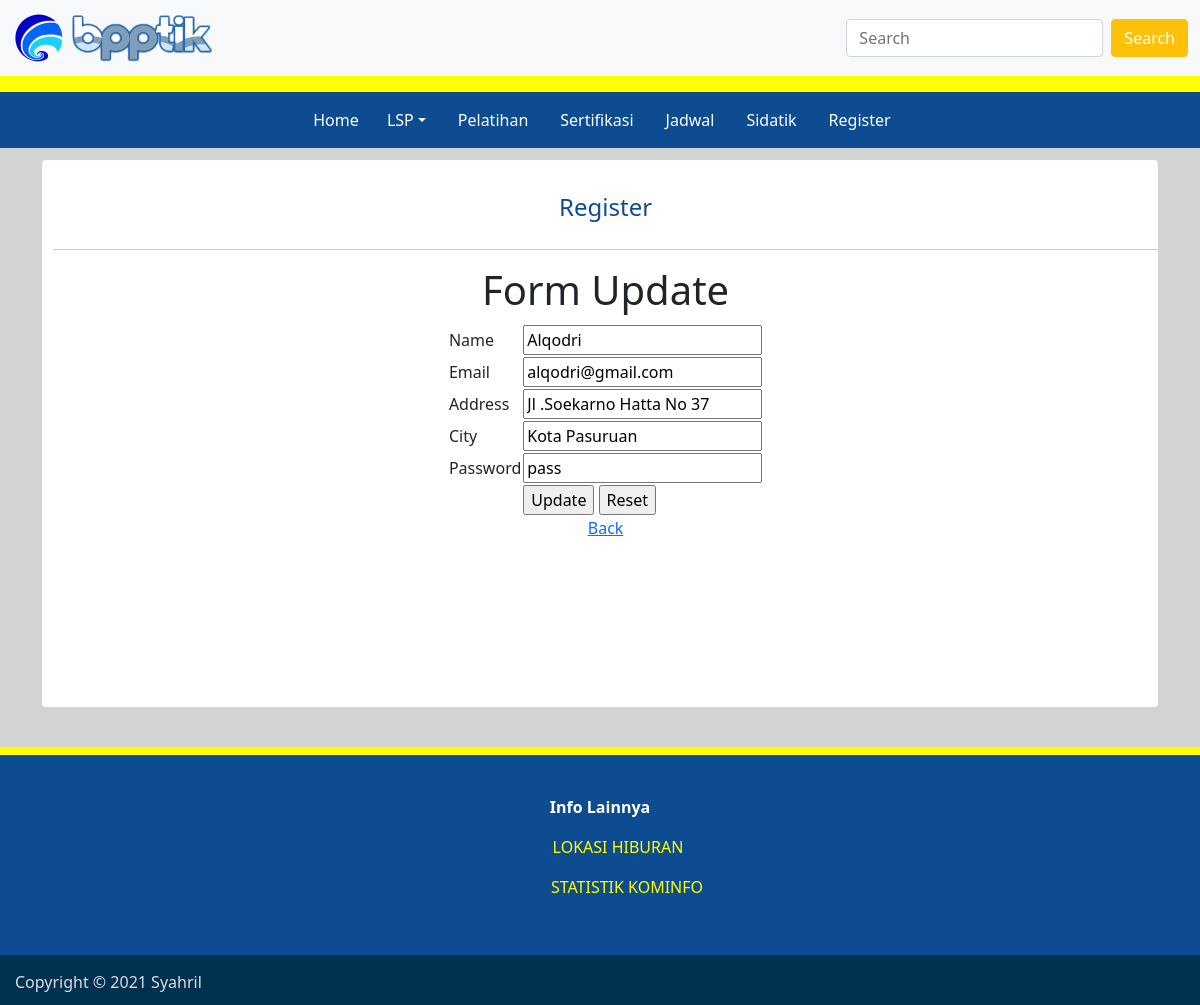
Screenshot of /edit.php?id=6 with the database file from the repository.
### tables this page shows
CREATE TABLE `user` (
  `id` int(10) NOT NULL,
  `name` varchar(100) NOT NULL,
  `email` text NOT NULL,
  `address` varchar(100) NOT NULL,
  `city` varchar(100) NOT NULL,
  `password` varchar(100) NOT NULL
);

### edit.php (the view, shortened to what this page needs)
<!DOCTYPE html>
<html lang="en">
	<head>
		<link href="https://cdn.jsdelivr.net/npm/bootstrap@5.0.2/dist/css/bootstrap.min.css" rel="stylesheet">
 		<link rel="stylesheet" type="text/css" href="style.css">
	</head>
	<body>
		<nav class="navbar navbar-light bg-light" aria-label="Main navigation">
		  <div class="container-fluid">
		    <a class="navbar-brand">
		    	<img src="images/bpptik.png" alt="" height="50">
		    </a>
		    <form class="d-flex">
		      <input class="form-control me-2" type="search" placeholder="Search" aria-label="Search">
		      <button id="search" class="btn btn-warning" type="submit">Search</button>
		    </form>
  		  </div>
		</nav>
		<nav class="navbar" style="background-color: yellow" > </nav>
		<nav class="nav" aria-label="Secondary navigation">
			<ul class="nav mx-auto my-2 order-0 order-md-1 position-relative">
				<li class="nav-item">
					<a class="nav-link" href="index.php" style="margin-left: 5%">Home</a>
				</li>
				<li class="nav-item dropdown">
					<a class="nav-link dropdown-toggle" href="#" id="navbarDropdownMenuLink" role="button" data-bs-toggle="dropdown" aria-expanded="false">LSP</a>
				</li>
				<li class="nav-item">
					<a class="nav-link" href="pelatihan.php">Pelatihan</a>
				</li>
				<li class="nav-item">
					<a class="nav-link" href="sertifikasi.php">Sertifikasi</a>
				</li>
				<li class="nav-item">
					<a class="nav-link" href="jadwal.php">Jadwal</a>
				</li>
				<li class="nav-item">
					<a class="nav-link" href="https://sidatik.kominfo.go.id/" target="_blank">Sidatik</a>
				</li>
                <li class="nav-item">
					<a class="nav-link" href="register.php" >Register</a>
				</li>
			</ul>
		</nav>
		<div class="container" style="margin-top: 1%;">
			<div align="center" class="bg-white rounded" style="padding-left: 1%; padding-bottom: 15%;">
				<h4 style="color:#0E4C92; padding-top: 3%;padding-bottom: 1%;">Register</h4> <hr>
				<p>
                <div align="center">
                <h1> Form Update </h1>
                <?php
                include "koneksi.php";
                $id=$_GET['id'];
                $sql="SELECT * FROM user WHERE id= $id";
                $query = $koneksi->query($sql);
                while($c=$query->fetch_array()){
                ?>
            <form action="aksi_update.php" method="post">
            <table>
                <tr>
                    <td><input type="hidden" name="id" value="<?php echo $c['id'] ?>"></td>
                </tr>
                <tr>
                    <td>Name</td>
                    <td>
                    <input type="text" name="name" value="<?php echo $c['name'] ?>"> </td>
                </tr>
                <tr>
                    <td>Email</td>
                    <td><input type="text" name="email" value="<?php echo $c['email'] ?>"></td>
                </tr>
                <tr>
                    <td>Address</td>
                    <td><input type="text" name="address" value="<?php echo $c['address'] ?>"></td>
                </tr>
                <tr>
                    <td>City</td>
                    <td><input type="text" name="city" value="<?php echo $c['city'] ?>"></td>
                </tr>
                <tr>
                    <td>Password</td>
                    <td> <input type="text" name=password value="<?php echo $c['password'] ?>" ></td>
                </tr>
                <tr>
                    <td></td>
                    <td><input type="submit" name="register" value="Update">
                    <input type="reset" name="register" value="Reset"></td>
                </tr>
            </table>
        </form>
        <?php } ?>
        <a href="data_register.php" >Back</a>
        </div>
        </div>
			</div>
		<br />
	<footer class="footer">
				<p><strong>Info Lainnya</strong></p>
				<p><a href="#">LOKASI HIBURAN</a></p>
				<p><a href="#" id="stat">STATISTIK KOMINFO</a></p>
		</footer>
		<div class="align-bottom" id="stiky">
		<p>Copyright &copy 2021 Syahril</p>
		</div>
	</body>
</html>

### style.css (style rules this page uses)
#search { color: white; }
.nav { background-color: #0E4C92; }
.nav a { color: white; }
body { background-color:#D3D3D3; }
.footer { padding:2.5rem; padding-top:2.5rem; padding-right:0px; padding-bottom:2.5rem; padding-left:0px; text-align:center; background-color: #0E4C92; border-top:0.5rem solid yellow; }
footer { display:block; }
footer strong { color:white; }
footer a { color: yellow; background-color: transparent; text-decoration:none; padding-left: 3%; }
#stat { padding-left: 4.5%; }
#stiky { padding-top: 15px; padding-left:15px; color:#DDDDDD; background-color:#003151; height: 50px; }

### rows the page displays
user: name "Alqodri", email "alqodri@gmail.com", address "Jl .Soekarno Hatta No 37", city "Kota Pasuruan", password "pass"
